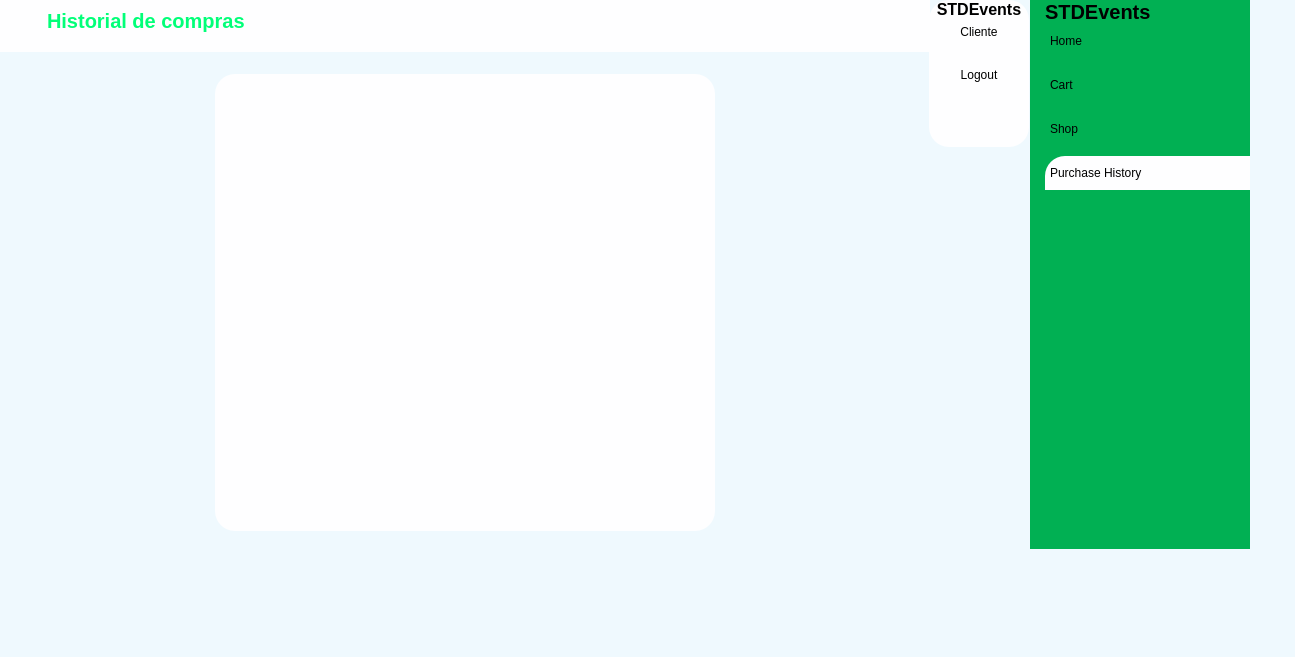
<?xml version="1.0" encoding="UTF-8"?>
<ui version="4.0">
 <class>historial</class>
 <widget class="QDialog" name="historial">
  <property name="geometry">
   <rect>
    <x>0</x>
    <y>0</y>
    <width>1295</width>
    <height>657</height>
   </rect>
  </property>
  <property name="windowTitle">
   <string>Dialog</string>
  </property>
  <property name="styleSheet">
   <string notr="true">*{
color: #000;
border: none;
}
#historial{
background-color: #eff9fe;
}

#leftMenu{
background-color: rgb(1, 176, 83);

}
QLineEdit{
background: transparent;
color: #01ff78;
}
#searchFrame{
border-radius: 10px;
border: 2px solid #01ff78;
}
#appHeader{
color:  #01ff78;
}
#card1, #card2, #card3,#card4 {
background-color: #fefeff;
border-radius: 20px;
}
#pushButton, #pushButton_2{
background-color: #01ff78;
color: #fff;
border-radius: 10px;
}
#widget_4, #widget_5, #profileCont{
background-color: #fefeff;
border-radius: 20px;
}
#headerFrame{
background-color: #fefeff;
}
#pushButton_7{
background-color: #fefeff;
padding: 10px 5px;
text-align:left;
border-top-left-radius: 20px
}
#pushButton_3, #pushButton_4, #pushButton_6{
padding: 10px 5px;
text-align:left;

}
QScrollArea{
background:transparent;
}

</string>
  </property>
  <widget class="QWidget" name="profileCont" native="true">
   <property name="geometry">
    <rect>
     <x>929</x>
     <y>0</y>
     <width>100</width>
     <height>147</height>
    </rect>
   </property>
   <property name="maximumSize">
    <size>
     <width>100</width>
     <height>16777215</height>
    </size>
   </property>
   <layout class="QVBoxLayout" name="verticalLayout_12">
    <property name="spacing">
     <number>0</number>
    </property>
    <property name="leftMargin">
     <number>0</number>
    </property>
    <property name="topMargin">
     <number>0</number>
    </property>
    <property name="rightMargin">
     <number>0</number>
    </property>
    <property name="bottomMargin">
     <number>0</number>
    </property>
    <item alignment="Qt::AlignTop">
     <widget class="QFrame" name="frame_12">
      <property name="frameShape">
       <enum>QFrame::StyledPanel</enum>
      </property>
      <property name="frameShadow">
       <enum>QFrame::Raised</enum>
      </property>
      <layout class="QVBoxLayout" name="verticalLayout_13">
       <property name="spacing">
        <number>6</number>
       </property>
       <property name="leftMargin">
        <number>0</number>
       </property>
       <property name="topMargin">
        <number>0</number>
       </property>
       <property name="rightMargin">
        <number>0</number>
       </property>
       <property name="bottomMargin">
        <number>0</number>
       </property>
       <item alignment="Qt::AlignTop">
        <widget class="QLabel" name="label_29">
         <property name="font">
          <font>
           <pointsize>12</pointsize>
           <bold>true</bold>
          </font>
         </property>
         <property name="text">
          <string>STDEvents</string>
         </property>
         <property name="alignment">
          <set>Qt::AlignCenter</set>
         </property>
        </widget>
       </item>
       <item alignment="Qt::AlignTop">
        <widget class="QLabel" name="label_34">
         <property name="text">
          <string>Cliente</string>
         </property>
         <property name="alignment">
          <set>Qt::AlignCenter</set>
         </property>
        </widget>
       </item>
       <item alignment="Qt::AlignHCenter|Qt::AlignTop">
        <widget class="QLabel" name="label_33">
         <property name="maximumSize">
          <size>
           <width>50</width>
           <height>50</height>
          </size>
         </property>
         <property name="text">
          <string/>
         </property>
         <property name="pixmap">
          <pixmap resource="../../Recursos.qrc">:/Files/imagenes/Captura de pantalla 2024-01-02 172038.jpg</pixmap>
         </property>
         <property name="scaledContents">
          <bool>true</bool>
         </property>
         <property name="alignment">
          <set>Qt::AlignCenter</set>
         </property>
        </widget>
       </item>
       <item>
        <widget class="QPushButton" name="pushButton_8">
         <property name="minimumSize">
          <size>
           <width>0</width>
           <height>20</height>
          </size>
         </property>
         <property name="text">
          <string>Logout</string>
         </property>
         <property name="icon">
          <iconset resource="../../Recursos.qrc">
           <normaloff>:/greenicons/icons/greenicons/log-out.svg</normaloff>:/greenicons/icons/greenicons/log-out.svg</iconset>
         </property>
        </widget>
       </item>
      </layout>
     </widget>
    </item>
   </layout>
  </widget>
  <widget class="QWidget" name="leftMenu" native="true">
   <property name="enabled">
    <bool>true</bool>
   </property>
   <property name="geometry">
    <rect>
     <x>1030</x>
     <y>0</y>
     <width>220</width>
     <height>549</height>
    </rect>
   </property>
   <layout class="QVBoxLayout" name="verticalLayout_8">
    <property name="spacing">
     <number>0</number>
    </property>
    <property name="sizeConstraint">
     <enum>QLayout::SetDefaultConstraint</enum>
    </property>
    <property name="leftMargin">
     <number>15</number>
    </property>
    <property name="topMargin">
     <number>0</number>
    </property>
    <property name="rightMargin">
     <number>0</number>
    </property>
    <property name="bottomMargin">
     <number>0</number>
    </property>
    <item>
     <widget class="QFrame" name="frame_10">
      <property name="sizePolicy">
       <sizepolicy hsizetype="Preferred" vsizetype="Minimum">
        <horstretch>0</horstretch>
        <verstretch>0</verstretch>
       </sizepolicy>
      </property>
      <property name="frameShape">
       <enum>QFrame::StyledPanel</enum>
      </property>
      <property name="frameShadow">
       <enum>QFrame::Raised</enum>
      </property>
      <layout class="QVBoxLayout" name="verticalLayout_9">
       <property name="spacing">
        <number>0</number>
       </property>
       <property name="leftMargin">
        <number>0</number>
       </property>
       <property name="topMargin">
        <number>0</number>
       </property>
       <property name="rightMargin">
        <number>0</number>
       </property>
       <property name="bottomMargin">
        <number>0</number>
       </property>
       <item alignment="Qt::AlignTop">
        <widget class="QLabel" name="label_28">
         <property name="font">
          <font>
           <pointsize>15</pointsize>
           <bold>true</bold>
          </font>
         </property>
         <property name="text">
          <string>STDEvents</string>
         </property>
        </widget>
       </item>
       <item>
        <widget class="QFrame" name="frame_9">
         <property name="sizePolicy">
          <sizepolicy hsizetype="Preferred" vsizetype="Expanding">
           <horstretch>0</horstretch>
           <verstretch>0</verstretch>
          </sizepolicy>
         </property>
         <property name="frameShape">
          <enum>QFrame::StyledPanel</enum>
         </property>
         <property name="frameShadow">
          <enum>QFrame::Raised</enum>
         </property>
         <layout class="QVBoxLayout" name="verticalLayout_11">
          <property name="spacing">
           <number>0</number>
          </property>
          <property name="leftMargin">
           <number>0</number>
          </property>
          <property name="topMargin">
           <number>0</number>
          </property>
          <property name="rightMargin">
           <number>0</number>
          </property>
          <property name="bottomMargin">
           <number>0</number>
          </property>
          <item alignment="Qt::AlignTop">
           <widget class="QFrame" name="frame_11">
            <property name="sizePolicy">
             <sizepolicy hsizetype="Preferred" vsizetype="Preferred">
              <horstretch>0</horstretch>
              <verstretch>0</verstretch>
             </sizepolicy>
            </property>
            <property name="frameShape">
             <enum>QFrame::StyledPanel</enum>
            </property>
            <property name="frameShadow">
             <enum>QFrame::Raised</enum>
            </property>
            <layout class="QVBoxLayout" name="verticalLayout_10">
             <property name="spacing">
              <number>10</number>
             </property>
             <property name="leftMargin">
              <number>0</number>
             </property>
             <property name="topMargin">
              <number>0</number>
             </property>
             <property name="rightMargin">
              <number>0</number>
             </property>
             <property name="bottomMargin">
              <number>0</number>
             </property>
             <item>
              <widget class="QPushButton" name="pushButton_4">
               <property name="text">
                <string>Home</string>
               </property>
               <property name="icon">
                <iconset resource="../../Recursos.qrc">
                 <normaloff>:/whiteicons/icons/whiteicons/home.svg</normaloff>:/whiteicons/icons/whiteicons/home.svg</iconset>
               </property>
               <property name="iconSize">
                <size>
                 <width>24</width>
                 <height>24</height>
                </size>
               </property>
              </widget>
             </item>
             <item>
              <widget class="QPushButton" name="pushButton_3">
               <property name="text">
                <string>Cart</string>
               </property>
               <property name="icon">
                <iconset resource="../../Recursos.qrc">
                 <normaloff>:/whiteicons/icons/whiteicons/shopping-cart.svg</normaloff>:/whiteicons/icons/whiteicons/shopping-cart.svg</iconset>
               </property>
               <property name="iconSize">
                <size>
                 <width>24</width>
                 <height>24</height>
                </size>
               </property>
              </widget>
             </item>
             <item>
              <widget class="QPushButton" name="pushButton_6">
               <property name="text">
                <string>Shop</string>
               </property>
               <property name="icon">
                <iconset resource="../../Recursos.qrc">
                 <normaloff>:/whiteicons/icons/whiteicons/shopping-bag.svg</normaloff>:/whiteicons/icons/whiteicons/shopping-bag.svg</iconset>
               </property>
               <property name="iconSize">
                <size>
                 <width>24</width>
                 <height>24</height>
                </size>
               </property>
              </widget>
             </item>
             <item>
              <widget class="QPushButton" name="pushButton_7">
               <property name="text">
                <string>Purchase History</string>
               </property>
               <property name="icon">
                <iconset resource="../../Recursos.qrc">
                 <normaloff>:/greenicons/icons/greenicons/archive.svg</normaloff>:/greenicons/icons/greenicons/archive.svg</iconset>
               </property>
               <property name="iconSize">
                <size>
                 <width>24</width>
                 <height>24</height>
                </size>
               </property>
              </widget>
             </item>
            </layout>
           </widget>
          </item>
         </layout>
        </widget>
       </item>
      </layout>
     </widget>
    </item>
   </layout>
  </widget>
  <widget class="QWidget" name="mainBody" native="true">
   <property name="geometry">
    <rect>
     <x>0</x>
     <y>0</y>
     <width>930</width>
     <height>540</height>
    </rect>
   </property>
   <layout class="QVBoxLayout" name="verticalLayout">
    <property name="spacing">
     <number>13</number>
    </property>
    <property name="leftMargin">
     <number>0</number>
    </property>
    <property name="topMargin">
     <number>0</number>
    </property>
    <property name="rightMargin">
     <number>0</number>
    </property>
    <property name="bottomMargin">
     <number>0</number>
    </property>
    <item alignment="Qt::AlignTop">
     <widget class="QWidget" name="headerFrame" native="true">
      <layout class="QHBoxLayout" name="horizontalLayout_2">
       <property name="spacing">
        <number>0</number>
       </property>
       <property name="leftMargin">
        <number>0</number>
       </property>
       <property name="topMargin">
        <number>0</number>
       </property>
       <property name="rightMargin">
        <number>0</number>
       </property>
       <property name="bottomMargin">
        <number>10</number>
       </property>
       <item alignment="Qt::AlignLeft">
        <widget class="QWidget" name="widget" native="true">
         <layout class="QHBoxLayout" name="horizontalLayout_5">
          <item>
           <widget class="QPushButton" name="menuBtn">
            <property name="text">
             <string/>
            </property>
            <property name="icon">
             <iconset resource="../../Recursos.qrc">
              <normaloff>:/greenicons/icons/greenicons/menu.svg</normaloff>:/greenicons/icons/greenicons/menu.svg</iconset>
            </property>
           </widget>
          </item>
          <item>
           <widget class="QLabel" name="appHeader">
            <property name="font">
             <font>
              <pointsize>15</pointsize>
              <bold>true</bold>
             </font>
            </property>
            <property name="text">
             <string>Historial de compras</string>
            </property>
           </widget>
          </item>
         </layout>
        </widget>
       </item>
       <item alignment="Qt::AlignRight">
        <widget class="QWidget" name="widget_3" native="true">
         <layout class="QHBoxLayout" name="horizontalLayout_6">
          <property name="spacing">
           <number>0</number>
          </property>
          <property name="leftMargin">
           <number>0</number>
          </property>
          <property name="topMargin">
           <number>0</number>
          </property>
          <property name="rightMargin">
           <number>0</number>
          </property>
          <property name="bottomMargin">
           <number>0</number>
          </property>
          <item>
           <widget class="QPushButton" name="accountBtn">
            <property name="text">
             <string/>
            </property>
            <property name="icon">
             <iconset resource="../../Recursos.qrc">
              <normaloff>:/greenicons/icons/greenicons/user.svg</normaloff>:/greenicons/icons/greenicons/user.svg</iconset>
            </property>
            <property name="iconSize">
             <size>
              <width>32</width>
              <height>32</height>
             </size>
            </property>
           </widget>
          </item>
         </layout>
        </widget>
       </item>
      </layout>
     </widget>
    </item>
    <item>
     <widget class="QWidget" name="mainFrame" native="true">
      <property name="sizePolicy">
       <sizepolicy hsizetype="Preferred" vsizetype="Expanding">
        <horstretch>0</horstretch>
        <verstretch>0</verstretch>
       </sizepolicy>
      </property>
      <layout class="QHBoxLayout" name="horizontalLayout_12">
       <item>
        <widget class="QWidget" name="widget_4" native="true">
         <property name="sizePolicy">
          <sizepolicy hsizetype="Preferred" vsizetype="Preferred">
           <horstretch>0</horstretch>
           <verstretch>0</verstretch>
          </sizepolicy>
         </property>
         <property name="maximumSize">
          <size>
           <width>500</width>
           <height>16777215</height>
          </size>
         </property>
         <layout class="QVBoxLayout" name="verticalLayout_6">
          <item>
           <widget class="QScrollArea" name="scrollArea">
            <property name="sizePolicy">
             <sizepolicy hsizetype="Expanding" vsizetype="Expanding">
              <horstretch>0</horstretch>
              <verstretch>0</verstretch>
             </sizepolicy>
            </property>
            <property name="minimumSize">
             <size>
              <width>0</width>
              <height>0</height>
             </size>
            </property>
            <property name="maximumSize">
             <size>
              <width>500</width>
              <height>16777215</height>
             </size>
            </property>
            <property name="widgetResizable">
             <bool>true</bool>
            </property>
            <widget class="QWidget" name="scrollAreaWidgetContents_4">
             <property name="geometry">
              <rect>
               <x>0</x>
               <y>0</y>
               <width>482</width>
               <height>436</height>
              </rect>
             </property>
            </widget>
           </widget>
          </item>
         </layout>
        </widget>
       </item>
      </layout>
     </widget>
    </item>
   </layout>
  </widget>
 </widget>
 <resources>
  <include location="../../Recursos.qrc"/>
 </resources>
 <connections/>
</ui>
